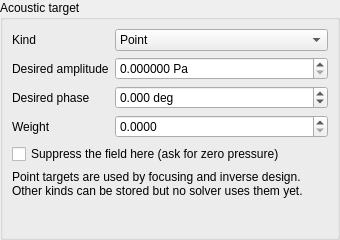
<?xml version="1.0" encoding="UTF-8"?>
<ui version="4.0">
 <class>TargetEditor</class>
 <widget class="QWidget" name="TargetEditor">
  <property name="geometry"><rect><x>0</x><y>0</y><width>340</width><height>240</height></rect></property>
  
  <layout class="QVBoxLayout" name="outerLayout"><property name="leftMargin"><number>0</number></property><property name="topMargin"><number>0</number></property><property name="rightMargin"><number>0</number></property><property name="bottomMargin"><number>0</number></property><item><widget class="QGroupBox" name="targetGroup"><property name="title"><string>Acoustic target</string></property><layout class="QFormLayout" name="targetForm"><item row="0" column="0"><widget class="QLabel" name="targetFormLabel0"><property name="text"><string>Kind</string></property></widget></item><item row="0" column="1"><widget class="QComboBox" name="kindCombo"><item><property name="text"><string>Point</string></property></item><item><property name="text"><string>Line (not solved yet)</string></property></item><item><property name="text"><string>Plane (not solved yet)</string></property></item><item><property name="text"><string>Surface (not solved yet)</string></property></item><item><property name="text"><string>Volume (not solved yet)</string></property></item></widget></item><item row="1" column="0"><widget class="QLabel" name="targetFormLabel1"><property name="text"><string>Desired amplitude</string></property></widget></item><item row="1" column="1"><widget class="QDoubleSpinBox" name="amplitudeSpin"><property name="keyboardTracking"><bool>false</bool></property><property name="decimals"><number>6</number></property><property name="minimum"><double>0</double></property><property name="maximum"><double>1000000000.0</double></property><property name="singleStep"><double>0.1</double></property><property name="suffix"><string> Pa</string></property></widget></item><item row="2" column="0"><widget class="QLabel" name="targetFormLabel2"><property name="text"><string>Desired phase</string></property></widget></item><item row="2" column="1"><widget class="QDoubleSpinBox" name="phaseSpin"><property name="keyboardTracking"><bool>false</bool></property><property name="decimals"><number>3</number></property><property name="minimum"><double>-36000</double></property><property name="maximum"><double>36000</double></property><property name="singleStep"><double>5</double></property><property name="suffix"><string> deg</string></property></widget></item><item row="3" column="0"><widget class="QLabel" name="targetFormLabel3"><property name="text"><string>Weight</string></property></widget></item><item row="3" column="1"><widget class="QDoubleSpinBox" name="weightSpin"><property name="keyboardTracking"><bool>false</bool></property><property name="decimals"><number>4</number></property><property name="minimum"><double>1e-06</double></property><property name="maximum"><double>1000000.0</double></property><property name="singleStep"><double>0.5</double></property></widget></item><item row="4" column="0" colspan="2"><widget class="QCheckBox" name="suppressCheck"><property name="text"><string>Suppress the field here (ask for zero pressure)</string></property></widget></item><item row="5" column="0" colspan="2"><widget class="QLabel" name="targetNote"><property name="text"><string>Point targets are used by focusing and inverse design. Other kinds can be stored but no solver uses them yet.</string></property><property name="wordWrap"><bool>true</bool></property></widget></item></layout></widget></item></layout>
 </widget>
 <resources/>
 <connections/>
</ui>
